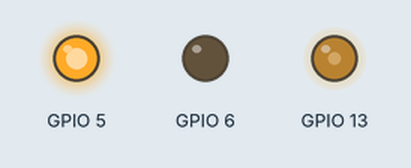
Simulated run of this program. Board: Raspberry Pi (BCM pin numbers). Parts: output pins drawn as LEDs (lit = HIGH).

Above: at 0.1 s.
Timing chart, 0 to 1.6 s (numbered marks = the images above):
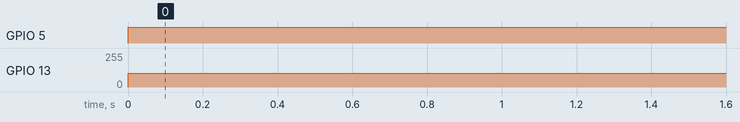

Measured:
- by itself, GPIO 5: LOW → HIGH at 0.00 s
- by itself, GPIO 13: 0/255 → 102/255 at 0.00 s

The program:

pwm_class.py
```python
from gpiozero import PWMOutputDevice
from gpiozero import DigitalOutputDevice
from time import sleep

class PWMMotor:
        """
        PWM DC Motor control class
        """

        # gpio_pwm is used for Generating Software PWM
        # gpio_in_1  & gpio_in_2 are used for Motor control pins as per schematic
        def __init__(self, gpio_pwm, gpio_in_1, gpio_in_2):
                self.pwm_pin = gpio_pwm
                self.in1_pin = gpio_in_1
                self.in2_pin = gpio_in_2

                # PWMOutputDevice takes  BCM_PIN number
                # Active High
                # Intial value
                # PWM Frequency
                # and Pin_factory which can be ignored

                self.pwm_pin_motor = PWMOutputDevice(self.pwm_pin, True, 0, 1200)

                # DigitalOutputDevice take
                # Pin Number
                # Active High
                # Initial Value

                self.cw_pin = DigitalOutputDevice(self.in1_pin, True, 0)
                self.ccw_pin = DigitalOutputDevice(self.in2_pin, True, 0)


        def rotate_motor_cw(self, pwm_percnt):
                """
                Switch motor in CW direction with given pwn percentage
                """
                pwm_percnt = pwm_percnt/100.0
                self.pwm_pin_motor.value = pwm_percnt
                self.cw_pin.value = 1
                self.ccw_pin.value = 0


        def rotate_motor_ccw(self, pwm_percnt):
                """
                Switch motor in CCW direction with given pwn percentage
                """
                pwm_percnt = pwm_percnt/100.0
                self.pwm_pin_motor.value = pwm_percnt
                self.cw_pin.value = 0
                self.ccw_pin.value = 1


        def stop_motor(self):
                """
                Stop motor
                """
                self.cw_pin.value = 0
                self.ccw_pin.value = 0
                self.pwm_pin_motor.value = 0

def main():
        try:
                motor_test = PWMMotor(
                        gpio_pwm=13,
                        gpio_in_1=5,
                        gpio_in_2=6
                )
                while True:
                        motor_test.rotate_motor_cw(40)
                        sleep(4)
                        motor_test.rotate_motor_cw(60)
        except KeyboardInterrupt:
                print ('Interrupted')
        motor_test.stop_motor()

if __name__ == "__main__":
        main()
```
